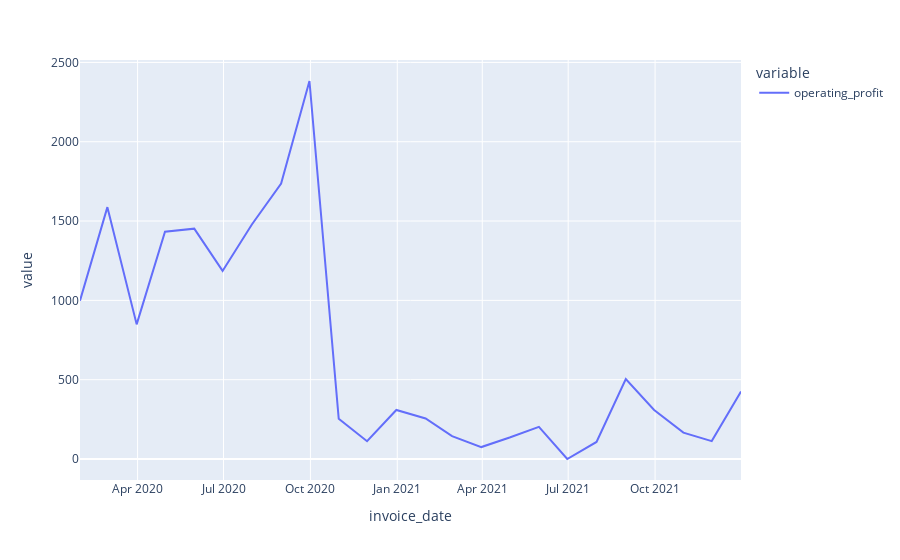

The cell this chart's notebook holds for it:
### Code cell
# visualize the minimum operating profit 
df.resample('M').operating_profit.min().plot()

### Figure 1 — Plotly figure (JSON) as saved in the notebook; plotly's stock layout.template omitted (floating-point values rounded to 4 significant figures)
{"data": [{"hovertemplate": "variable=operating_profit<br>invoice_date=%{x}<br>value=%{y}<extra></extra>", "legendgroup": "operating_profit", "line": {"color": "#636efa", "dash": "solid"}, "marker": {"symbol": "circle"}, "mode": "lines", "name": "operating_profit", "orientation": "v", "showlegend": true, "type": "scatter", "x": ["2020-01-31T00:00:00", "2020-02-29T00:00:00", "2020-03-31T00:00:00", "2020-04-30T00:00:00", "2020-05-31T00:00:00", "2020-06-30T00:00:00", "2020-07-31T00:00:00", "2020-08-31T00:00:00", "2020-09-30T00:00:00", "2020-10-31T00:00:00", "2020-11-30T00:00:00", "2020-12-31T00:00:00", "2021-01-31T00:00:00", "2021-02-28T00:00:00", "2021-03-31T00:00:00", "2021-04-30T00:00:00", "2021-05-31T00:00:00", "2021-06-30T00:00:00", "2021-07-31T00:00:00", "2021-08-31T00:00:00", "2021-09-30T00:00:00", "2021-10-31T00:00:00", "2021-11-30T00:00:00", "2021-12-31T00:00:00"], "xaxis": "x", "y": [998.2, 1588.0, 848.6, 1433.0, 1452.0, 1186.0, 1478.0, 1736, 2383.0, 253.8, 112, 309.1, 255.8, 144, 75.2, 135.3, 203, 0, 107.6, 503.4, 308.7, 166.4, 112.6, 425.7], "yaxis": "y"}], "layout": {"legend": {"title": {"text": "variable"}, "tracegroupgap": 0}, "margin": {"t": 60}, "xaxis": {"anchor": "y", "domain": [0, 1], "title": {"text": "invoice_date"}}, "yaxis": {"anchor": "x", "domain": [0, 1], "title": {"text": "value"}}}}
